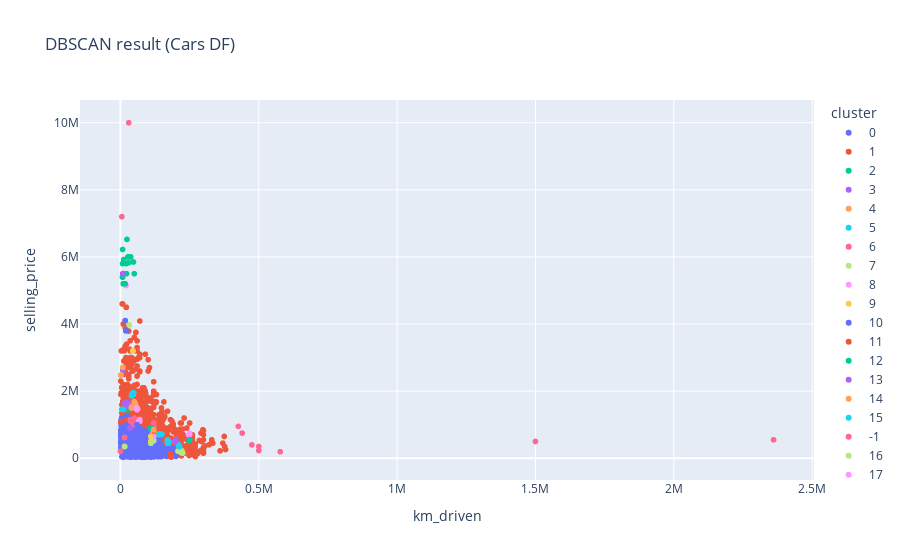

Write notebook code for a chart like this one.
### Code cell
# Plotting results
db_df = cl_df2
db_df['cluster'] = np.char.mod('%s', model.labels_) # Better convert numbers array to list
fig = px.scatter(db_df, x='km_driven', y='selling_price', color='cluster',
                 title='DBSCAN result (Cars DF)')
fig.show()

### Figure 1 — Plotly figure (JSON) as saved in the notebook; plotly's stock layout.template omitted (floating-point values rounded to 4 significant figures; data arrays with more than 128 entries replaced by an {"elided": "..."} marker saying what was removed)
{"data": [{"hovertemplate": "cluster=0<br>km_driven=%{x}<br>selling_price=%{y}<extra></extra>", "legendgroup": "0", "marker": {"color": "#636efa", "symbol": "circle"}, "mode": "markers", "name": "0", "showlegend": true, "type": "scattergl", "x": {"elided": "7083 int values"}, "xaxis": "x", "y": {"elided": "7083 int values"}, "yaxis": "y"}, {"hovertemplate": "cluster=1<br>km_driven=%{x}<br>selling_price=%{y}<extra></extra>", "legendgroup": "1", "marker": {"color": "#EF553B", "symbol": "circle"}, "mode": "markers", "name": "1", "showlegend": true, "type": "scattergl", "x": {"elided": "440 int values"}, "xaxis": "x", "y": {"elided": "440 int values"}, "yaxis": "y"}, {"hovertemplate": "cluster=2<br>km_driven=%{x}<br>selling_price=%{y}<extra></extra>", "legendgroup": "2", "marker": {"color": "#00cc96", "symbol": "circle"}, "mode": "markers", "name": "2", "showlegend": true, "type": "scattergl", "x": [27800, 22000, 24000, 20000, 22000], "xaxis": "x", "y": [1450000, 1450000, 1475000, 1500000, 1450000], "yaxis": "y"}, {"hovertemplate": "cluster=3<br>km_driven=%{x}<br>selling_price=%{y}<extra></extra>", "legendgroup": "3", "marker": {"color": "#ab63fa", "symbol": "circle"}, "mode": "markers", "name": "3", "showlegend": true, "type": "scattergl", "x": [25000, 25000, 20102, 30000, 25000, 18000, 25000, 25000, 28000, 25000, 30000, 33000, 16000, 15000, 35000, 20000, 20000, 20000], "xaxis": "x", "y": [1590000, 1550000, 1560000, 1575000, 1575000, 1575000, 1670000, 1630000, 1550000, 1650000, 1575000, 1600000, 1650000, 1650000, 1600000, 1650000, 1650000, 1575000], "yaxis": "y"}, {"hovertemplate": "cluster=4<br>km_driven=%{x}<br>selling_price=%{y}<extra></extra>", "legendgroup": "4", "marker": {"color": "#FFA15A", "symbol": "circle"}, "mode": "markers", "name": "4", "showlegend": true, "type": "scattergl", "x": [50000, 50000, 54000, 52000, 52000], "xaxis": "x", "y": [1689999, 1650000, 1625000, 1650000, 1650000], "yaxis": "y"}, {"hovertemplate": "cluster=5<br>km_driven=%{x}<br>selling_price=%{y}<extra></extra>", "legendgroup": "5", "marker": {"color": "#19d3f3", "symbol": "circle"}, "mode": "markers", "name": "5", "showlegend": true, "type": "scattergl", "x": [170000, 175000, 170000, 173000, 175000, 170000], "xaxis": "x", "y": [450000, 495000, 551000, 479000, 450000, 509999], "yaxis": "y"}, {"hovertemplate": "cluster=6<br>km_driven=%{x}<br>selling_price=%{y}<extra></extra>", "legendgroup": "6", "marker": {"color": "#FF6692", "symbol": "circle"}, "mode": "markers", "name": "6", "showlegend": true, "type": "scattergl", "x": [50000, 37000, 50000, 50000, 42545, 51000, 45000, 50000, 50000, 50000, 42545, 44000, 50000, 52269, 42000, 49000, 50000, 50000, 43526, 46000, 35000, 40000, 47000, 50000, 42545, 56975, 40000], "xaxis": "x", "y": [1140000, 1100000, 1165000, 1200000, 1075000, 1143000, 1100000, 1100000, 1050000, 1200000, 1075000, 1150000, 1100000, 1100000, 1150000, 1150000, 1100000, 1100000, 1150000, 1050000, 1150000, 1150000, 1125000, 1050000, 1075000, 1147000, 1100000], "yaxis": "y"}, {"hovertemplate": "cluster=7<br>km_driven=%{x}<br>selling_price=%{y}<extra></extra>", "legendgroup": "7", "marker": {"color": "#B6E880", "symbol": "circle"}, "mode": "markers", "name": "7", "showlegend": true, "type": "scattergl", "x": [31800, 31800, 31800, 31800, 31800, 31800], "xaxis": "x", "y": [3975000, 3975000, 3975000, 3975000, 3975000, 3975000], "yaxis": "y"}, {"hovertemplate": "cluster=8<br>km_driven=%{x}<br>selling_price=%{y}<extra></extra>", "legendgroup": "8", "marker": {"color": "#FF97FF", "symbol": "circle"}, "mode": "markers", "name": "8", "showlegend": true, "type": "scattergl", "x": [20000, 20000, 20000, 20000, 20000, 20000, 20000, 20000, 20000, 20000, 20000, 20000, 20000, 20000, 20000, 20000, 20000, 20000, 20000, 20000, 20000, 20000, 20000, 20000, 20000, 20000, 20000, 20000, 20000, 20000, 20000, 20000, 20000, 20000], "xaxis": "x", "y": [5150000, 5150000, 5150000, 5150000, 5150000, 5150000, 5150000, 5150000, 5150000, 5150000, 5150000, 5150000, 5150000, 5150000, 5150000, 5150000, 5150000, 5150000, 5150000, 5150000, 5150000, 5150000, 5150000, 5150000, 5150000, 5150000, 5150000, 5150000, 5150000, 5150000, 5150000, 5150000, 5150000, 5150000], "yaxis": "y"}, {"hovertemplate": "cluster=9<br>km_driven=%{x}<br>selling_price=%{y}<extra></extra>", "legendgroup": "9", "marker": {"color": "#FECB52", "symbol": "circle"}, "mode": "markers", "name": "9", "showlegend": true, "type": "scattergl", "x": [45000, 45000, 45000, 45000, 45000, 45000, 45000, 45000, 45000, 45000, 45000, 45000, 45000, 45000, 45000, 45000, 45000, 45000, 45000, 45000, 45000, 45000, 45000, 45000, 45000, 45000, 45000, 45000, 45000, 45000, 45000, 45000, 45000, 45000], "xaxis": "x", "y": [3200000, 3200000, 3200000, 3200000, 3200000, 3200000, 3200000, 3200000, 3200000, 3200000, 3200000, 3200000, 3200000, 3200000, 3200000, 3200000, 3200000, 3200000, 3200000, 3200000, 3200000, 3200000, 3200000, 3200000, 3200000, 3200000, 3200000, 3200000, 3200000, 3200000, 3200000, 3200000, 3200000, 3200000], "yaxis": "y"}, {"hovertemplate": "cluster=10<br>km_driven=%{x}<br>selling_price=%{y}<extra></extra>", "legendgroup": "10", "marker": {"color": "#636efa", "symbol": "circle"}, "mode": "markers", "name": "10", "showlegend": true, "type": "scattergl", "x": [17000, 17000, 17000, 17000, 17000, 17000], "xaxis": "x", "y": [4100000, 4100000, 4100000, 4100000, 4100000, 4100000], "yaxis": "y"}, {"hovertemplate": "cluster=11<br>km_driven=%{x}<br>selling_price=%{y}<extra></extra>", "legendgroup": "11", "marker": {"color": "#EF553B", "symbol": "circle"}, "mode": "markers", "name": "11", "showlegend": true, "type": "scattergl", "x": [21000, 7976, 21000, 21000, 6000, 21000], "xaxis": "x", "y": [4500000, 4600000, 4500000, 4500000, 4600000, 4500000], "yaxis": "y"}, {"hovertemplate": "cluster=12<br>km_driven=%{x}<br>selling_price=%{y}<extra></extra>", "legendgroup": "12", "marker": {"color": "#00cc96", "symbol": "circle"}, "mode": "markers", "name": "12", "showlegend": true, "type": "scattergl", "x": [37000, 7500, 47000, 28156, 28156, 10000, 22000, 27000, 7800, 11500, 23600, 17000, 37000, 30000, 21000, 50000, 30000, 17000, 37000, 10000, 17000], "xaxis": "x", "y": [6000000, 5800000, 5850000, 6000000, 6000000, 5200000, 5500000, 6000000, 6223000, 5923000, 6523000, 5200000, 6000000, 5830000, 5800000, 5500000, 5830000, 5200000, 6000000, 5200000, 5500000], "yaxis": "y"}, {"hovertemplate": "cluster=13<br>km_driven=%{x}<br>selling_price=%{y}<extra></extra>", "legendgroup": "13", "marker": {"color": "#ab63fa", "symbol": "circle"}, "mode": "markers", "name": "13", "showlegend": true, "type": "scattergl", "x": [9000, 9000, 9000, 9000, 9000, 9000, 9000, 9000, 9000, 9000, 9000, 9000], "xaxis": "x", "y": [2625000, 2625000, 2625000, 2625000, 2625000, 2625000, 2625000, 2625000, 2625000, 2625000, 2625000, 2625000], "yaxis": "y"}, {"hovertemplate": "cluster=14<br>km_driven=%{x}<br>selling_price=%{y}<extra></extra>", "legendgroup": "14", "marker": {"color": "#FFA15A", "symbol": "circle"}, "mode": "markers", "name": "14", "showlegend": true, "type": "scattergl", "x": [42163, 50000, 40000, 40000, 55000, 50000, 40000, 42163, 46000, 50000, 50000, 40000], "xaxis": "x", "y": [1525000, 1525000, 1530000, 1500000, 1575000, 1500000, 1500000, 1525000, 1525000, 1550000, 1525000, 1500000], "yaxis": "y"}, {"hovertemplate": "cluster=15<br>km_driven=%{x}<br>selling_price=%{y}<extra></extra>", "legendgroup": "15", "marker": {"color": "#19d3f3", "symbol": "circle"}, "mode": "markers", "name": "15", "showlegend": true, "type": "scattergl", "x": [41000, 43000, 48000, 43000, 45000, 46000, 40000], "xaxis": "x", "y": [1900000, 1925000, 1950000, 1925000, 1950000, 1898999, 1859000], "yaxis": "y"}, {"hovertemplate": "cluster=-1<br>km_driven=%{x}<br>selling_price=%{y}<extra></extra>", "legendgroup": "-1", "marker": {"color": "#FF6692", "symbol": "circle"}, "mode": "markers", "name": "-1", "showlegend": true, "type": "scattergl", "x": [30000, 120000, 1500000, 120000, 5000, 2360457, 577414, 500000, 120000, 475000, 120000, 440000, 426000, 500000, 1], "xaxis": "x", "y": [10000000, 1050000, 500000, 1050000, 7200000, 550000, 194000, 229999, 1050000, 400000, 1025000, 750000, 950000, 350000, 209000], "yaxis": "y"}, {"hovertemplate": "cluster=16<br>km_driven=%{x}<br>selling_price=%{y}<extra></extra>", "legendgroup": "16", "marker": {"color": "#B6E880", "symbol": "circle"}, "mode": "markers", "name": "16", "showlegend": true, "type": "scattergl", "x": [207890, 225000, 218463, 210000, 220000, 225000, 212000, 218000, 220000, 222300, 210000, 218000, 215000], "xaxis": "x", "y": [210000, 150000, 175000, 210000, 160000, 150000, 229999, 215000, 220000, 220000, 210000, 180000, 210000], "yaxis": "y"}, {"hovertemplate": "cluster=17<br>km_driven=%{x}<br>selling_price=%{y}<extra></extra>", "legendgroup": "17", "marker": {"color": "#FF97FF", "symbol": "circle"}, "mode": "markers", "name": "17", "showlegend": true, "type": "scattergl", "x": [67000, 70000, 69500, 70000, 70000, 67000, 70000], "xaxis": "x", "y": [1100000, 1125000, 1151000, 1100000, 1100000, 1100000, 1100000], "yaxis": "y"}, {"hovertemplate": "cluster=18<br>km_driven=%{x}<br>selling_price=%{y}<extra></extra>", "legendgroup": "18", "marker": {"color": "#FECB52", "symbol": "circle"}, "mode": "markers", "name": "18", "showlegend": true, "type": "scattergl", "x": [110000, 110000, 110000, 110000, 110000, 110000, 110000, 110000, 110000, 110000, 110000, 110000, 110000, 110000, 110000, 110000, 110000, 110000, 110000, 110000, 110000, 110000, 110000, 110000, 110000, 110000, 110000, 110000, 110000, 110000], "xaxis": "x", "y": [503000, 503000, 503000, 503000, 503000, 503000, 503000, 503000, 503000, 503000, 503000, 503000, 503000, 503000, 503000, 503000, 503000, 503000, 503000, 503000, 503000, 503000, 503000, 503000, 503000, 503000, 503000, 503000, 503000, 503000], "yaxis": "y"}, {"hovertemplate": "cluster=19<br>km_driven=%{x}<br>selling_price=%{y}<extra></extra>", "legendgroup": "19", "marker": {"color": "#636efa", "symbol": "circle"}, "mode": "markers", "name": "19", "showlegend": true, "type": "scattergl", "x": [20000, 20000, 20000, 20000, 20000, 20000, 20000, 20000, 20000, 20000, 20000, 20000, 20000, 20000, 20000, 20000, 20000, 20000, 20000, 20000, 20000, 20000, 20000, 20000, 20000, 20000, 20000, 20000, 20000, 20000], "xaxis": "x", "y": [3800000, 3800000, 3800000, 3800000, 3800000, 3800000, 3800000, 3800000, 3800000, 3800000, 3800000, 3800000, 3800000, 3800000, 3800000, 3800000, 3800000, 3800000, 3800000, 3800000, 3800000, 3800000, 3800000, 3800000, 3800000, 3800000, 3800000, 3800000, 3800000, 3800000], "yaxis": "y"}, {"hovertemplate": "cluster=20<br>km_driven=%{x}<br>selling_price=%{y}<extra></extra>", "legendgroup": "20", "marker": {"color": "#EF553B", "symbol": "circle"}, "mode": "markers", "name": "20", "showlegend": true, "type": "scattergl", "x": [68089, 68089, 68089, 68089, 68089, 68089, 68089, 68089, 68089, 68089, 68089, 68089, 68089, 68089, 68089, 68089, 68089, 68089, 68089, 68089, 68089, 68089, 68089, 68089, 68089, 68089, 68089, 68089, 68089, 68089, 68089, 68089], "xaxis": "x", "y": [2000000, 2000000, 2000000, 2000000, 2000000, 2000000, 2000000, 2000000, 2000000, 2000000, 2000000, 2000000, 2000000, 2000000, 2000000, 2000000, 2000000, 2000000, 2000000, 2000000, 2000000, 2000000, 2000000, 2000000, 2000000, 2000000, 2000000, 2000000, 2000000, 2000000, 2000000, 2000000], "yaxis": "y"}, {"hovertemplate": "cluster=21<br>km_driven=%{x}<br>selling_price=%{y}<extra></extra>", "legendgroup": "21", "marker": {"color": "#00cc96", "symbol": "circle"}, "mode": "markers", "name": "21", "showlegend": true, "type": "scattergl", "x": [7500, 7500, 7500, 7500, 7500, 7500, 7500, 7500, 7500, 7500, 7500, 7500, 7500, 7500, 7500, 7500, 7500, 7500, 7500, 7500, 7500, 7500, 7500, 7500, 7500, 7500, 7500, 7500, 7500, 7500], "xaxis": "x", "y": [5400000, 5400000, 5400000, 5400000, 5400000, 5400000, 5400000, 5400000, 5400000, 5400000, 5400000, 5400000, 5400000, 5400000, 5400000, 5400000, 5400000, 5400000, 5400000, 5400000, 5400000, 5400000, 5400000, 5400000, 5400000, 5400000, 5400000, 5400000, 5400000, 5400000], "yaxis": "y"}, {"hovertemplate": "cluster=22<br>km_driven=%{x}<br>selling_price=%{y}<extra></extra>", "legendgroup": "22", "marker": {"color": "#ab63fa", "symbol": "circle"}, "mode": "markers", "name": "22", "showlegend": true, "type": "scattergl", "x": [8500, 8500, 8500, 8500, 8500, 8500, 8500, 8500, 8500, 8500, 8500, 8500, 8500, 8500, 8500, 8500, 8500, 8500, 8500, 8500, 8500, 8500, 8500, 8500, 8500, 8500, 8500, 8500, 8500, 8500], "xaxis": "x", "y": [5500000, 5500000, 5500000, 5500000, 5500000, 5500000, 5500000, 5500000, 5500000, 5500000, 5500000, 5500000, 5500000, 5500000, 5500000, 5500000, 5500000, 5500000, 5500000, 5500000, 5500000, 5500000, 5500000, 5500000, 5500000, 5500000, 5500000, 5500000, 5500000, 5500000], "yaxis": "y"}, {"hovertemplate": "cluster=23<br>km_driven=%{x}<br>selling_price=%{y}<extra></extra>", "legendgroup": "23", "marker": {"color": "#FFA15A", "symbol": "circle"}, "mode": "markers", "name": "23", "showlegend": true, "type": "scattergl", "x": [2000, 2000, 2000, 2000, 2000, 2000, 2000, 2000, 2000, 2000, 2000, 2000, 2000, 2000, 2000, 2000, 2000, 2000, 2000, 2000, 2000, 2000, 2000, 2000, 2000, 2000, 2000, 2000, 2000], "xaxis": "x", "y": [2475000, 2475000, 2475000, 2475000, 2475000, 2475000, 2475000, 2475000, 2475000, 2475000, 2475000, 2475000, 2475000, 2475000, 2475000, 2475000, 2475000, 2475000, 2475000, 2475000, 2475000, 2475000, 2475000, 2475000, 2475000, 2475000, 2475000, 2475000, 2475000], "yaxis": "y"}, {"hovertemplate": "cluster=24<br>km_driven=%{x}<br>selling_price=%{y}<extra></extra>", "legendgroup": "24", "marker": {"color": "#19d3f3", "symbol": "circle"}, "mode": "markers", "name": "24", "showlegend": true, "type": "scattergl", "x": [214000, 214000, 210000, 210000, 210000, 212000], "xaxis": "x", "y": [340000, 340000, 360000, 370000, 409999, 375000], "yaxis": "y"}, {"hovertemplate": "cluster=25<br>km_driven=%{x}<br>selling_price=%{y}<extra></extra>", "legendgroup": "25", "marker": {"color": "#FF6692", "symbol": "circle"}, "mode": "markers", "name": "25", "showlegend": true, "type": "scattergl", "x": [120000, 125000, 120000, 117000, 120000, 120005, 120000, 125000, 120000, 120000, 120000, 120000, 120000, 120000, 120000, 120000, 117000, 126000, 129000, 120000, 120000, 120000, 130000, 125000, 125000, 116000, 116000, 120000], "xaxis": "x", "y": [840000, 800000, 950000, 800000, 830000, 800000, 900000, 825000, 869999, 975000, 880000, 1000000, 940000, 900000, 861999, 980000, 800000, 790000, 780000, 800000, 880000, 790000, 900000, 900000, 900000, 780000, 780000, 795000], "yaxis": "y"}, {"hovertemplate": "cluster=26<br>km_driven=%{x}<br>selling_price=%{y}<extra></extra>", "legendgroup": "26", "marker": {"color": "#B6E880", "symbol": "circle"}, "mode": "markers", "name": "26", "showlegend": true, "type": "scattergl", "x": [120000, 120000, 120000, 120000, 120000, 120000, 120000, 120000, 120000, 120000, 120000, 120000, 120000], "xaxis": "x", "y": [530000, 525000, 525000, 525000, 530000, 530000, 525000, 525000, 525000, 525000, 525000, 530000, 530000], "yaxis": "y"}, {"hovertemplate": "cluster=27<br>km_driven=%{x}<br>selling_price=%{y}<extra></extra>", "legendgroup": "27", "marker": {"color": "#FF97FF", "symbol": "circle"}, "mode": "markers", "name": "27", "showlegend": true, "type": "scattergl", "x": [250000, 250000, 246000, 250000, 250000, 250000], "xaxis": "x", "y": [730000, 750000, 700000, 700000, 730000, 730000], "yaxis": "y"}, {"hovertemplate": "cluster=28<br>km_driven=%{x}<br>selling_price=%{y}<extra></extra>", "legendgroup": "28", "marker": {"color": "#FECB52", "symbol": "circle"}, "mode": "markers", "name": "28", "showlegend": true, "type": "scattergl", "x": [120000, 120000, 120000, 120000, 120000, 120000], "xaxis": "x", "y": [750000, 750000, 750000, 750000, 750000, 750000], "yaxis": "y"}, {"hovertemplate": "cluster=29<br>km_driven=%{x}<br>selling_price=%{y}<extra></extra>", "legendgroup": "29", "marker": {"color": "#636efa", "symbol": "circle"}, "mode": "markers", "name": "29", "showlegend": true, "type": "scattergl", "x": [40000, 40000, 40000, 40000, 40000, 40000, 40000, 40000], "xaxis": "x", "y": [750000, 750000, 750000, 750000, 750000, 750000, 750000, 750000], "yaxis": "y"}, {"hovertemplate": "cluster=30<br>km_driven=%{x}<br>selling_price=%{y}<extra></extra>", "legendgroup": "30", "marker": {"color": "#EF553B", "symbol": "circle"}, "mode": "markers", "name": "30", "showlegend": true, "type": "scattergl", "x": [120000, 120000, 120000, 120000, 120000], "xaxis": "x", "y": [700000, 700000, 700000, 700000, 700000], "yaxis": "y"}, {"hovertemplate": "cluster=31<br>km_driven=%{x}<br>selling_price=%{y}<extra></extra>", "legendgroup": "31", "marker": {"color": "#00cc96", "symbol": "circle"}, "mode": "markers", "name": "31", "showlegend": true, "type": "scattergl", "x": [110000, 110000, 110000, 108000, 112000, 110000, 110000], "xaxis": "x", "y": [910000, 900000, 905000, 900000, 900000, 900000, 900000], "yaxis": "y"}, {"hovertemplate": "cluster=32<br>km_driven=%{x}<br>selling_price=%{y}<extra></extra>", "legendgroup": "32", "marker": {"color": "#ab63fa", "symbol": "circle"}, "mode": "markers", "name": "32", "showlegend": true, "type": "scattergl", "x": [195000, 198000, 200000, 200000, 200000, 197000, 200000, 200000], "xaxis": "x", "y": [500000, 500000, 525000, 515000, 560000, 509999, 500000, 500000], "yaxis": "y"}, {"hovertemplate": "cluster=33<br>km_driven=%{x}<br>selling_price=%{y}<extra></extra>", "legendgroup": "33", "marker": {"color": "#FFA15A", "symbol": "circle"}, "mode": "markers", "name": "33", "showlegend": true, "type": "scattergl", "x": [120000, 120000, 120000, 120000, 120000, 120000, 120000], "xaxis": "x", "y": [850000, 850000, 850000, 850000, 850000, 850000, 850000], "yaxis": "y"}, {"hovertemplate": "cluster=34<br>km_driven=%{x}<br>selling_price=%{y}<extra></extra>", "legendgroup": "34", "marker": {"color": "#19d3f3", "symbol": "circle"}, "mode": "markers", "name": "34", "showlegend": true, "type": "scattergl", "x": [7000, 5000, 5000, 7000, 5000, 10000, 10000], "xaxis": "x", "y": [1450000, 1460000, 1460000, 1450000, 1460000, 1450000, 1450000], "yaxis": "y"}, {"hovertemplate": "cluster=35<br>km_driven=%{x}<br>selling_price=%{y}<extra></extra>", "legendgroup": "35", "marker": {"color": "#FF6692", "symbol": "circle"}, "mode": "markers", "name": "35", "showlegend": true, "type": "scattergl", "x": [50000, 50000, 50000, 50000, 50000, 50000, 50000], "xaxis": "x", "y": [1000000, 1000000, 1000000, 1000000, 1000000, 1000000, 1000000], "yaxis": "y"}, {"hovertemplate": "cluster=36<br>km_driven=%{x}<br>selling_price=%{y}<extra></extra>", "legendgroup": "36", "marker": {"color": "#B6E880", "symbol": "circle"}, "mode": "markers", "name": "36", "showlegend": true, "type": "scattergl", "x": [110000, 110000, 110000, 110000, 110000], "xaxis": "x", "y": [450000, 450000, 450000, 450000, 450000], "yaxis": "y"}, {"hovertemplate": "cluster=37<br>km_driven=%{x}<br>selling_price=%{y}<extra></extra>", "legendgroup": "37", "marker": {"color": "#FF97FF", "symbol": "circle"}, "mode": "markers", "name": "37", "showlegend": true, "type": "scattergl", "x": [120000, 120000, 120000, 120000, 120000, 120000], "xaxis": "x", "y": [650000, 650000, 650000, 650000, 650000, 650000], "yaxis": "y"}, {"hovertemplate": "cluster=38<br>km_driven=%{x}<br>selling_price=%{y}<extra></extra>", "legendgroup": "38", "marker": {"color": "#FECB52", "symbol": "circle"}, "mode": "markers", "name": "38", "showlegend": true, "type": "scattergl", "x": [110000, 110000, 110000, 110000, 110000, 110000], "xaxis": "x", "y": [650000, 650000, 650000, 650000, 650000, 650000], "yaxis": "y"}, {"hovertemplate": "cluster=39<br>km_driven=%{x}<br>selling_price=%{y}<extra></extra>", "legendgroup": "39", "marker": {"color": "#636efa", "symbol": "circle"}, "mode": "markers", "name": "39", "showlegend": true, "type": "scattergl", "x": [60000, 60000, 60000, 60000, 60000], "xaxis": "x", "y": [1000000, 1000000, 1000000, 1000000, 1000000], "yaxis": "y"}, {"hovertemplate": "cluster=40<br>km_driven=%{x}<br>selling_price=%{y}<extra></extra>", "legendgroup": "40", "marker": {"color": "#EF553B", "symbol": "circle"}, "mode": "markers", "name": "40", "showlegend": true, "type": "scattergl", "x": [145000, 140000, 142000, 140000, 140000], "xaxis": "x", "y": [900000, 919999, 875000, 890000, 850000], "yaxis": "y"}, {"hovertemplate": "cluster=41<br>km_driven=%{x}<br>selling_price=%{y}<extra></extra>", "legendgroup": "41", "marker": {"color": "#00cc96", "symbol": "circle"}, "mode": "markers", "name": "41", "showlegend": true, "type": "scattergl", "x": [248000, 250000, 250000, 250000, 250000], "xaxis": "x", "y": [525000, 550000, 550000, 550000, 550000], "yaxis": "y"}, {"hovertemplate": "cluster=42<br>km_driven=%{x}<br>selling_price=%{y}<extra></extra>", "legendgroup": "42", "marker": {"color": "#ab63fa", "symbol": "circle"}, "mode": "markers", "name": "42", "showlegend": true, "type": "scattergl", "x": [35000, 35000, 35000, 35000, 35000, 35000, 35000, 35000], "xaxis": "x", "y": [900000, 900000, 900000, 900000, 900000, 900000, 900000, 900000], "yaxis": "y"}, {"hovertemplate": "cluster=43<br>km_driven=%{x}<br>selling_price=%{y}<extra></extra>", "legendgroup": "43", "marker": {"color": "#FFA15A", "symbol": "circle"}, "mode": "markers", "name": "43", "showlegend": true, "type": "scattergl", "x": [9000, 9000, 9000, 9000, 9000, 9000, 9000, 9000, 9000, 9000, 9000, 9000, 9000, 9000, 9000, 9000, 9000, 9000], "xaxis": "x", "y": [2711000, 2711000, 2711000, 2711000, 2711000, 2711000, 2711000, 2711000, 2711000, 2711000, 2711000, 2711000, 2711000, 2711000, 2711000, 2711000, 2711000, 2711000], "yaxis": "y"}, {"hovertemplate": "cluster=44<br>km_driven=%{x}<br>selling_price=%{y}<extra></extra>", "legendgroup": "44", "marker": {"color": "#19d3f3", "symbol": "circle"}, "mode": "markers", "name": "44", "showlegend": true, "type": "scattergl", "x": [150000, 140000, 141000, 145241, 140000, 141000], "xaxis": "x", "y": [720000, 700000, 725000, 700000, 725000, 700000], "yaxis": "y"}, {"hovertemplate": "cluster=45<br>km_driven=%{x}<br>selling_price=%{y}<extra></extra>", "legendgroup": "45", "marker": {"color": "#FF6692", "symbol": "circle"}, "mode": "markers", "name": "45", "showlegend": true, "type": "scattergl", "x": [15000, 15000, 15000, 15000, 15000], "xaxis": "x", "y": [620000, 620000, 620000, 620000, 620000], "yaxis": "y"}, {"hovertemplate": "cluster=46<br>km_driven=%{x}<br>selling_price=%{y}<extra></extra>", "legendgroup": "46", "marker": {"color": "#B6E880", "symbol": "circle"}, "mode": "markers", "name": "46", "showlegend": true, "type": "scattergl", "x": [15000, 15000, 15000, 15000, 15000, 15000, 15000], "xaxis": "x", "y": [350000, 350000, 350000, 350000, 350000, 350000, 350000], "yaxis": "y"}, {"hovertemplate": "cluster=47<br>km_driven=%{x}<br>selling_price=%{y}<extra></extra>", "legendgroup": "47", "marker": {"color": "#FF97FF", "symbol": "circle"}, "mode": "markers", "name": "47", "showlegend": true, "type": "scattergl", "x": [60000, 60000, 56900, 62000, 60000, 60000], "xaxis": "x", "y": [1500000, 1500000, 1490000, 1465000, 1445000, 1500000], "yaxis": "y"}], "layout": {"legend": {"title": {"text": "cluster"}, "tracegroupgap": 0}, "title": {"text": "DBSCAN result (Cars DF)"}, "xaxis": {"anchor": "y", "domain": [0, 1], "title": {"text": "km_driven"}}, "yaxis": {"anchor": "x", "domain": [0, 1], "title": {"text": "selling_price"}}}}
